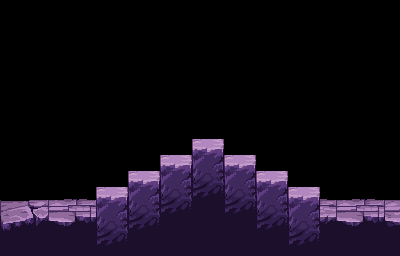

This game map was drawn from its Tiled (.tmx) file and the tilesets committed beside it. A one-line description and the trimmed map source follow:
An orthogonal 25x16 tile map with 16x16 px tiles, 8 tile layers (back, middle, middle2, statue, ...) and 7 objects (thunderStormPowerUp, door1, light1, light2, light3, ...).

<map version="1.0" tiledversion="1.0.3" orientation="orthogonal" renderorder="right-down" width="25" height="16" tilewidth="16" tileheight="16" nextobjectid="567">
 <properties>
  <property name="ambientColor" value="0x444444" />
  <property name="callFunction" value="" />
  <property name="mapScenePosition" value="20,5,0x51B9DB" />
  <property name="music" value="churchTheme" />
  <property name="paraBack" value="map19back" />
  <property name="paraMiddle" value="" />
  <property name="walkSfx" value="churchWalkSfx" />
 </properties>
 <tileset firstgid="1" name="tileground" tilewidth="16" tileheight="16" tilecount="4096" columns="64">
  <image source="../assets/environment/layers/tilesets.png" width="1024" height="1024" />
  <tile id="1057">
   <properties>
    <property name="collides" type="bool" value="true" />
   </properties>
  </tile>
  <tile id="1058">
   <properties>
    <property name="collides" type="bool" value="true" />
   </properties>
  </tile>
  <tile id="1121">
   <properties>
    <property name="collides" type="bool" value="true" />
   </properties>
  </tile>
  <tile id="1122">
   <properties>
    <property name="collides" type="bool" value="true" />
   </properties>
  </tile>
  <tile id="1185">
   <properties>
    <property name="collides" type="bool" value="true" />
   </properties>
  </tile>
  <tile id="1186">
   <properties>
    <property name="collides" type="bool" value="true" />
   </properties>
  </tile>
  <tile id="1249">
   <properties>
    <property name="collides" type="bool" value="true" />
   </properties>
  </tile>
  <tile id="1250">
   <properties>
    <property name="collides" type="bool" value="true" />
   </properties>
  </tile>
  <tile id="1434">
   <properties>
    <property name="collides" type="bool" value="true" />
   </properties>
  </tile>
  <tile id="1435">
   <properties>
    <property name="collides" type="bool" value="true" />
   </properties>
  </tile>
  <tile id="1436">
   <properties>
    <property name="collides" type="bool" value="true" />
   </properties>
  </tile>
  <tile id="1438">
   <properties>
    <property name="collides" type="bool" value="true" />
   </properties>
  </tile>
  <tile id="1439">
   <properties>
    <property name="collides" type="bool" value="true" />
   </properties>
  </tile>
  <tile id="1440">
   <properties>
    <property name="collides" type="bool" value="true" />
   </properties>
  </tile>
  <tile id="1442">
   <properties>
    <property name="collides" type="bool" value="true" />
   </properties>
  </tile>
  <tile id="1443">
   <properties>
    <property name="collides" type="bool" value="true" />
   </properties>
  </tile>
  <tile id="1444">
   <properties>
    <property name="collides" type="bool" value="true" />
   </properties>
  </tile>
  <tile id="1498">
   <properties>
    <property name="collides" type="bool" value="true" />
   </properties>
  </tile>
  <tile id="1499">
   <properties>
    <property name="collides" type="bool" value="true" />
   </properties>
  </tile>
  <tile id="1500">
   <properties>
    <property name="collides" type="bool" value="true" />
   </properties>
  </tile>
  <tile id="1502">
   <properties>
    <property name="collides" type="bool" value="true" />
   </properties>
  </tile>
  <tile id="1503">
   <properties>
    <property name="collides" type="bool" value="true" />
   </properties>
  </tile>
  <tile id="1504">
   <properties>
    <property name="collides" type="bool" value="true" />
   </properties>
  </tile>
  <tile id="1506">
   <properties>
    <property name="collides" type="bool" value="true" />
   </properties>
  </tile>
  <tile id="1507">
   <properties>
    <property name="collides" type="bool" value="true" />
   </properties>
  </tile>
  <tile id="1508">
   <properties>
    <property name="collides" type="bool" value="true" />
   </properties>
  </tile>
 </tileset>
 <layer name="back" width="25" height="16" opacity="0">
  <data>[400 cells, 400 non-empty, 66 distinct tile ids]</data>
 </layer>
 <layer name="middle" width="25" height="16">
  <data>[400 cells, 0 non-empty, 0 distinct tile ids]</data>
 </layer>
 <layer name="middle2" width="25" height="16">
  <data>[400 cells, 0 non-empty, 0 distinct tile ids]</data>
 </layer>
 <layer name="statue" width="25" height="16">
  <data>[400 cells, 0 non-empty, 0 distinct tile ids]</data>
 </layer>
 <layer name="eau" width="25" height="16" opacity="0.5">
  <data>[400 cells, 0 non-empty, 0 distinct tile ids]</data>
 </layer>
 <objectgroup name="powerup" visible="0">
  <object id="562" name="thunderStormPowerUp" gid="321" x="200" y="136" width="16" height="16">
   <properties>
    <property name="ability" value="thunderStorm" />
    <property name="collides" type="bool" value="false" />
    <property name="id" type="int" value="1" />
    <property name="key" value="thunderStormIcon" />
    <property name="name" value="thunderStormPowerUp" />
    <property name="powerup" value="thunderStorm" />
    <property name="text" value="You get the thunderStorm magic" />
   </properties>
  </object>
 </objectgroup>
 <objectgroup name="enemies" />
 <layer name="collideGround" width="25" height="16">
  <data>[400 cells, 132 non-empty, 35 distinct tile ids]</data>
 </layer>
 <layer name="spikeLayer" width="25" height="16">
  <data>[400 cells, 0 non-empty, 0 distinct tile ids]</data>
 </layer>
 <objectgroup name="elevators" />
 <objectgroup name="guepes" />
 <objectgroup name="jumpers" />
 <objectgroup name="waterFall" />
 <layer name="front" width="25" height="16">
  <data>[400 cells, 0 non-empty, 0 distinct tile ids]</data>
 </layer>
 <objectgroup name="lavaFall" />
 <objectgroup name="lava" />
 <objectgroup name="doors" visible="0">
  <object id="324" name="door1" gid="182" x="32" y="176" width="16" height="16">
   <properties>
    <property name="destination" value="map14" />
    <property name="key" value="doorBlue" />
    <property name="openWith" value="any" />
    <property name="playerX" type="int" value="23" />
    <property name="playerY" type="int" value="9" />
    <property name="side" value="right" />
   </properties>
  </object>
 </objectgroup>
 <objectgroup name="octopus" />
 <objectgroup name="fireball" />
 <objectgroup name="rhino" />
 <objectgroup name="savestation" />
 <objectgroup name="lights">
  <object id="557" name="light1" gid="1" x="300" y="140" width="16" height="16">
   <properties>
    <property name="color" value="0xEEC061" />
    <property name="intensity" type="int" value="1" />
    <property name="radius" type="int" value="64" />
   </properties>
  </object>
  <object id="563" name="light2" gid="1" x="112" y="144" width="16" height="16">
   <properties>
    <property name="color" value="0xEEC061" />
    <property name="intensity" type="int" value="1" />
    <property name="radius" type="int" value="64" />
   </properties>
  </object>
  <object id="564" name="light3" gid="1" x="160" y="120" width="16" height="16">
   <properties>
    <property name="color" value="0xEEC061" />
    <property name="intensity" type="int" value="1" />
    <property name="radius" type="int" value="64" />
   </properties>
  </object>
  <object id="565" name="light4" gid="1" x="208" y="108" width="16" height="16">
   <properties>
    <property name="color" value="0xEEC061" />
    <property name="intensity" type="int" value="1" />
    <property name="radius" type="int" value="64" />
   </properties>
  </object>
  <object id="566" name="light5" gid="1" x="252" y="124" width="16" height="16">
   <properties>
    <property name="color" value="0xEEC061" />
    <property name="intensity" type="int" value="1" />
    <property name="radius" type="int" value="64" />
   </properties>
  </object>
 </objectgroup>
</map>
